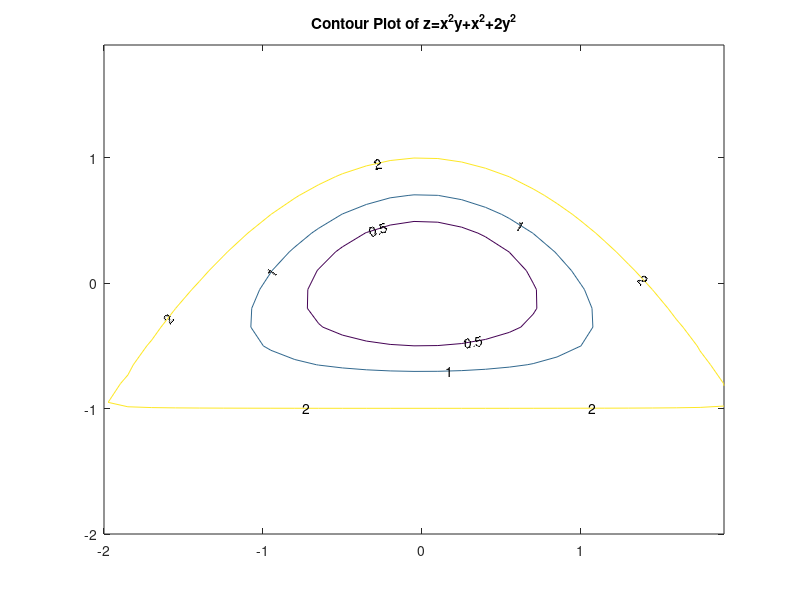
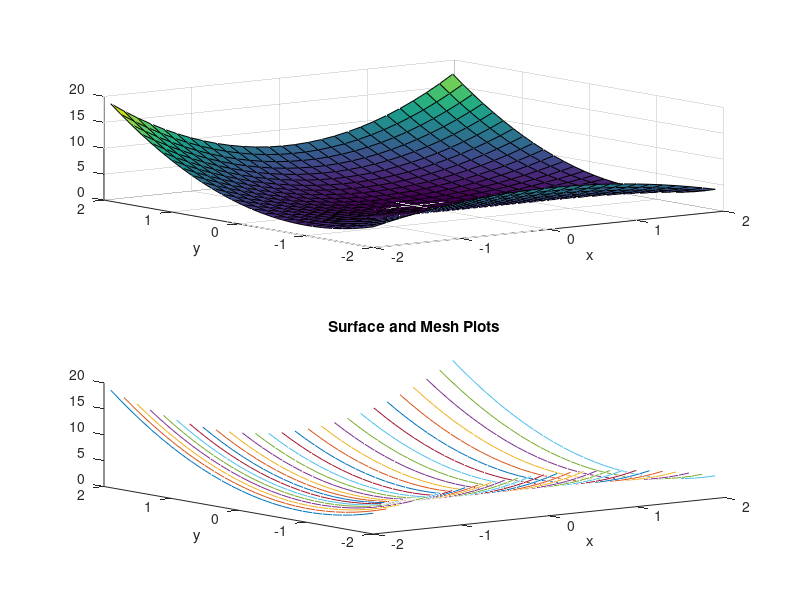

MATLAB code to generate these figures, in order:
% EX10_1.M Plot a contour map and surface of the function
%  z=x^2y+x^2+2y^2
clear                   % Clear variable and figures
clf 
x=[-2.0:.15:2.0];       % Define x,y points
y=[-2.0:0.15:2.0];
v=[0.5 1 2];		% Define level values
[X,Y]=meshgrid(x,y);    % Create matrix of points
Z=Y.*(X.^2)+X.^2+2*(Y.^2);
c=contour(x,y,Z,v);
clabel(c)               % Add height values to contours
title('Contour Plot of z=x^2y+x^2+2y^2')
pause
% Plot a surface and mesh
figure                  % Create a new figure window
subplot(2,1,1),surf(X,Y,Z)
xlabel('x')
ylabel('y')
subplot(2,1,2),plot3(X,Y,Z)
title('Surface and Mesh Plots')
xlabel('x')
ylabel('y')
%
% Strike a key to see second plot after the pause
